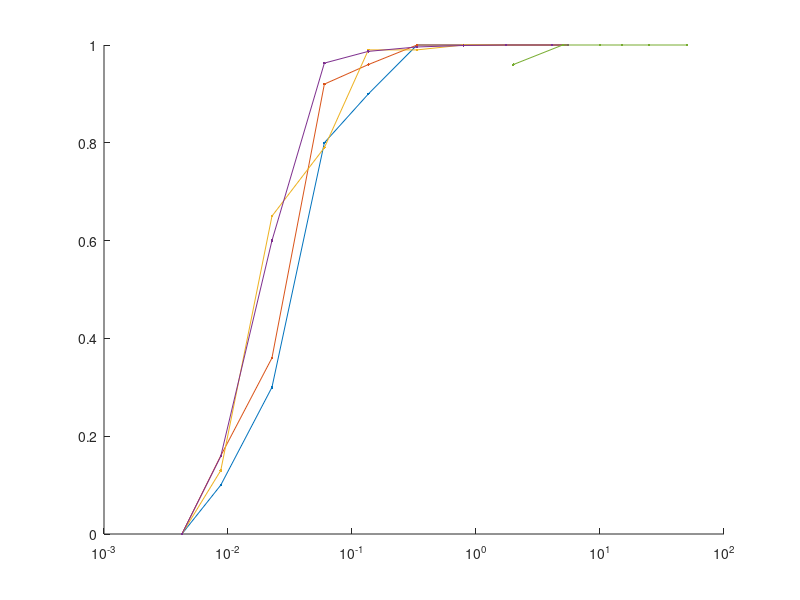

MATLAB code for this plot: (Note: this script raises an error after producing the figure.)
data = load('test_steps_accuracy');

%%
t=10;
ni=data.nets(5);


clf; hold all;
semilogx(squeeze(data.recordeffmv(ni,:,t)),squeeze(data.recordnn(ni,:,t,:)),'.-');
semilogx(data.nmults,squeeze(data.recordtsnn(ni,:,t,2)),'.-');
set(gca,'XScale','log');
title(graphnames(ni));
xlim([1e-3,1e2]);
ylim([-0.1,1.1]);

%%
t=3;
ni=data.nets(4);


clf; hold all;
semilogx(squeeze(data.recordeffmv(ni,:,t)),squeeze(data.recordnn(ni,:,t,:)),'.-');
semilogx(data.nmults,squeeze(data.recordtsnn(ni,:,t,2)),'.-');
set(gca,'XScale','log');
title(graphnames(ni));
xlim([1e-3,1e2]);
ylim([-0.1,1.1]);

%%
t=2;
ni=data.nets(2);


clf; hold all;
semilogx(squeeze(data.recordeffmv(ni,:,t)),squeeze(data.recordnn(ni,:,t,:)),'.-');
semilogx(data.nmults,squeeze(data.recordtsnn(ni,:,t,2)),'.-');
set(gca,'XScale','log');
title(graphnames(ni));
xlim([1e-3,1e2]);
ylim([-0.1,1.1]);